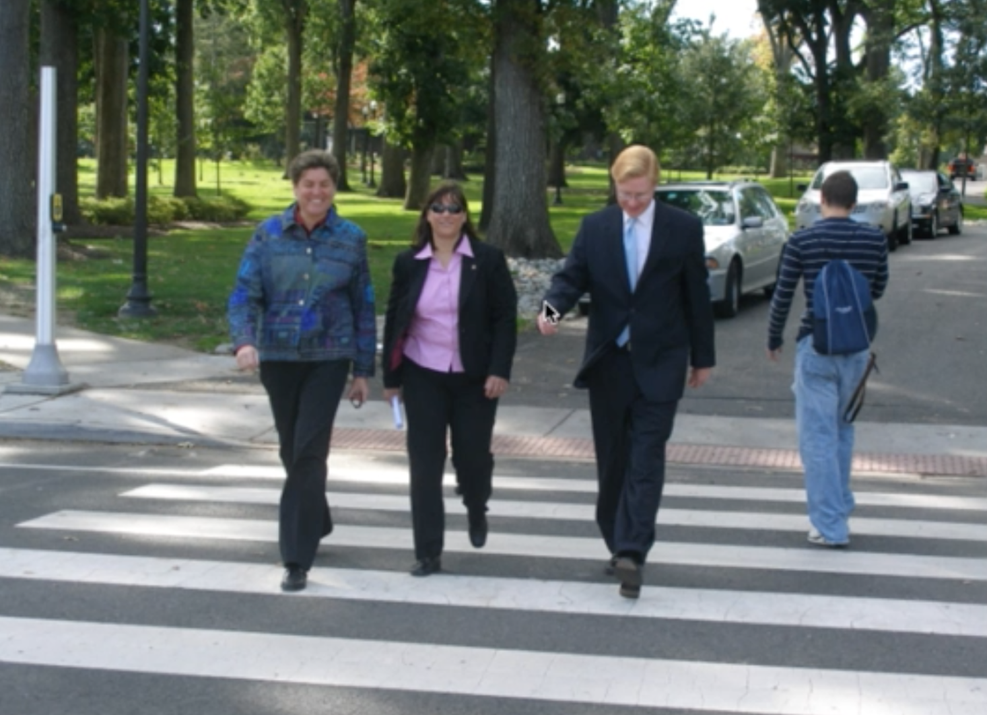
#> input picture 05_FEATURE_DETECTION_RECOGNITION/06_HOG_PEDESTRIAN_DETECTION/pedestrain.png, 987 x 715 px, shrunk from 1466 x 1062 before the run, found by its file name
$ python hog_pedestrain_detection.py
#> lines starting #> are read from the running program, lines starting #| are printed output that depends on the picture; after the words box and inside, x2 and y2 are one past the last pixel; in counts of white or black regions, pixels touching at a corner belong together
import numpy as np
import cv2 as cv

src = cv.imread('/openCV/05_FEATURE_DETECTION_RECOGNITION/06_HOG_PEDESTRIAN_DETECTION/pedestrain.png')
#> src is the input picture: shape (715, 987, 3); mean B, G, R 111.6, 114.9, 107.3


hog = cv.HOGDescriptor()  # svm method

hog.setSVMDetector(cv.HOGDescriptor_getDefaultPeopleDetector())

rects, weights = hog.detectMultiScale(src,
                                      winStride=(4, 4),
                                      padding=(8, 8),
                                      scale=1.05)  # 1.25 çift dikdörtgen gösteriyordu, bu tam yakaladı
#> rects = [[732, 211, 190, 379], [507, 143, 252, 504], [324, 143, 247, 494], [179, 139, 251, 501]]; weights = [2.11, 1.97, 3.03, 2.18]

for (x, y, w, h) in rects:
    cv.rectangle(src, (x, y), (x + w, y + h), (0, 255, 0), 2)
#> this loop made 4 passes
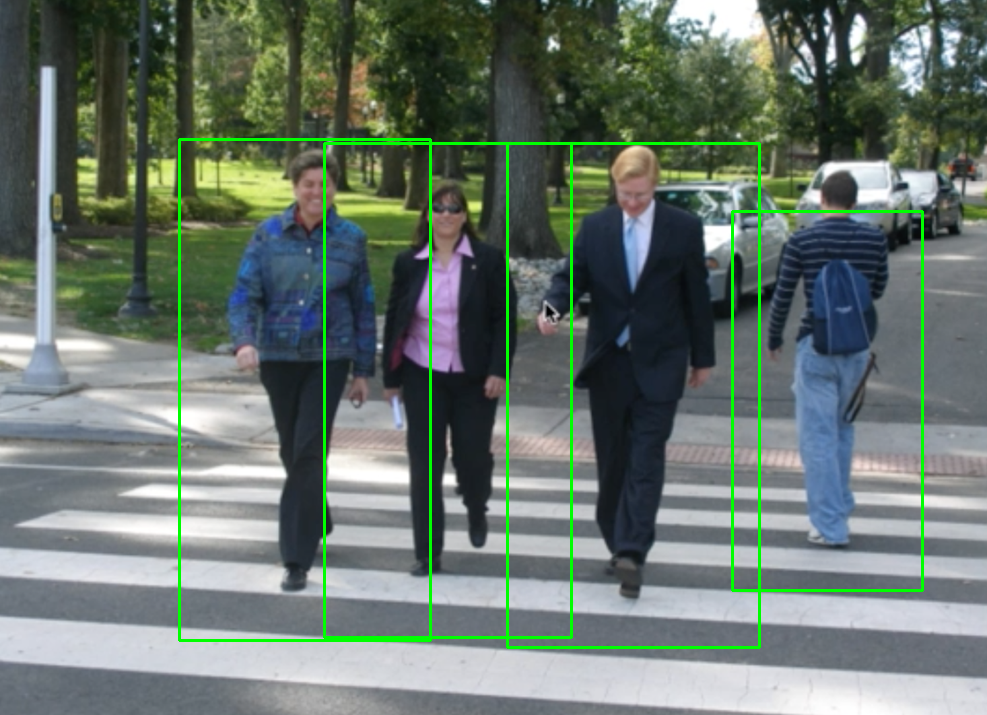
#> src: shape (715, 987, 3); 2.36% of pixels changed, all inside (x1, y1, x2, y2) = (178, 138, 924, 649)

cv.imshow('src', src)
cv.waitKey(1)
